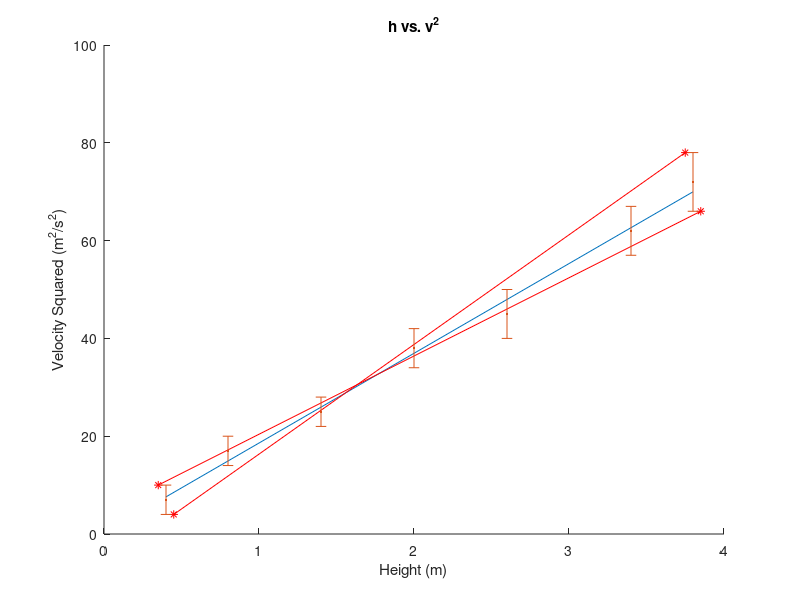

Write the MATLAB code that produced this figure. (Note: this script raises an error after producing the figure.)
%Jeremy Muesing
%HW2 MATLAB
%2.18
%Sep 15th, 2014

%Setup: You are attempting to validate the accepted vaule of gravity by
%comparing speeds at which a stone drops and the height it reaches.
%
%A student is throwing a rock and messuring height and velocity upwards.

%Data are summarized:

% height (m) | h Uncertainty (+/- m) | velocity squared | v^2 Uncertainty (+/- m^2/s^2)
%     0.4               0.05                   7                    3
%     0.8               0.05                   17                   3 
%     1.4               0.05                   25                   3
%     2.0               0.05                   38                   4
%     2.6               0.05                   45                   5  
%     3.4               0.05                   62                   5
%     3.8               0.05                   72                   6

%Determine gravity by plotting v^2 against h.

close all;
clear all;
figure;

%Prepare source data
%velocity values
velocity2 = [7 17 25 38 45 62 72];
v_err = [3 3 3 4 5 5 6];


%hight with errors
height = [0.4 0.8 1.4 2.0 2.6 3.4 3.8];
h_err = (0.05 .* ones(1, length(velocity2)));

%Add multiple plots to the figure
hold on;

max_h = height + h_err;
min_h = height - h_err;

max_v = velocity2 + v_err;
min_v = velocity2 - v_err;

max_slope.x = [max(min_v) min(max_v)];
max_slope.y = [max(max_h) min(min_h)];
max_slope.m = (max_slope.y(2) - max_slope.y(1)) / (max_slope.x(2) - max_slope.x(1));

min_slope.x = [min(min_v) max(max_v)];
min_slope.y = [min(max_h) max(min_h)];
min_slope.m = (max_slope.y(2) - max_slope.y(1)) / (max_slope.x(2) - max_slope.x(1));


Best = polyfit(height, velocity2, 1); % first order fit

xlim([0, 4]);
ylim([0, 100]);

title('h vs. v^2');
xlabel('Height (m)');
ylabel('Velocity Squared (m^2/s^2)');
x=height;
y=Best(1,1).*height+Best(1,2);
plot(x,y);
plot(max_slope.y, max_slope.x, 'r*-');
plot(min_slope.y, min_slope.x, 'r*-');

%Plot the vertical error bars
errorbar(height, velocity2, v_err, '.');
hold on;
%Plot horizontal error bars
herrorbar(height, velocity2, h_err, '.');

Slope=Best(1,1)


hold off;

%The line of best fit lies within the min and max slopes. The slope
%determined by the line of best fit is 18.3487 m/s^2 which the accepted
%error range is between 3 & 6 meaning it falls in the range of 19.6. These
%are accurate messurements.